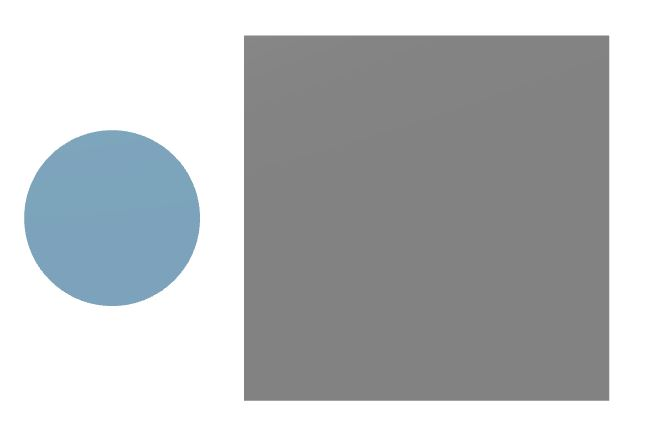
#> input picture Shapes.JPG, 649 x 438 px, found by its file name
$ python Learning_OpenCV.py --image Shapes.JPG --width 1.0   (older library calls are emulated)
#> lines starting #> are read from the running program, lines starting #| are printed output that depends on the picture; after the words box and inside, x2 and y2 are one past the last pixel; in counts of white or black regions, pixels touching at a corner belong together
# import the necessary packages
from scipy.spatial import distance as dist
from imutils import perspective
from imutils import contours
import numpy as np
import argparse
import imutils
import cv2

def midpoint(ptA, ptB):
	return ((ptA[0] + ptB[0]) * 0.5, (ptA[1] + ptB[1]) * 0.5)

# construct the argument parse and parse the arguments
ap = argparse.ArgumentParser()
ap.add_argument("-i", "--image", required=True,
	help="path to the input image")
ap.add_argument("-w", "--width", type=float, required=True,
	help="width of the left-most object in the image (in inches)")
args = vars(ap.parse_args())

# Load and convert to grayscale
image = cv2.imread('shapes.jpg', 0)
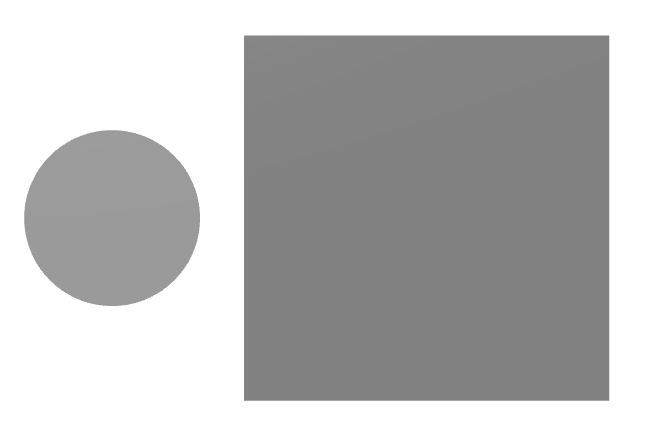
#> image: shape (438, 649); min 125, max 255, mean 187.9
cv2.imshow("Image",image)
cv2.waitKey(5000)
cv2.destroyAllWindows()

# perform edge detection, then perform a dilation + erosion to
# close gaps in between object edges
image = cv2.GaussianBlur(image, (3, 3), 0)
cv2.imshow("Blurred",image)
cv2.waitKey(5000)
cv2.destroyAllWindows()

edged = cv2.Canny(image, 100, 100)
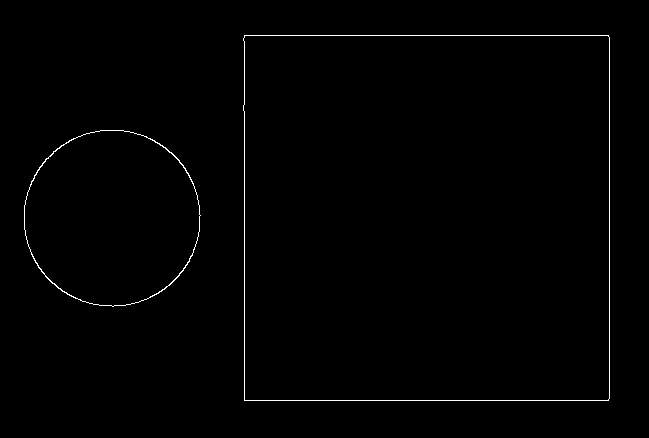
#> edged: shape (438, 649); 0.74% white in thin lines or dots, all inside (x1, y1, x2, y2) = (24, 35, 610, 401)
edged = cv2.dilate(edged, None, iterations=1)
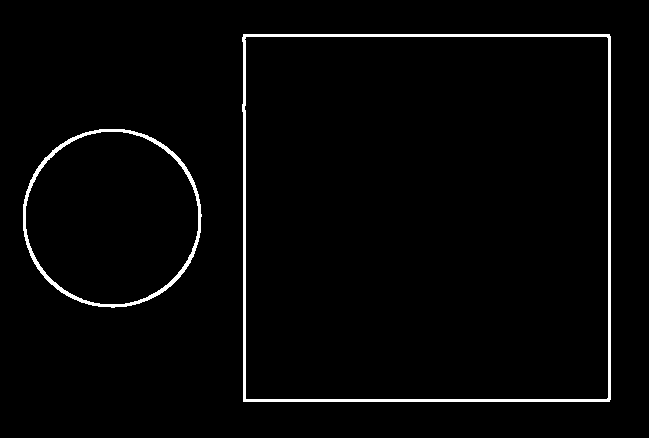
#> edged: shape (438, 649); 2.3% white; 2 white regions, box (x1, y1, x2, y2) and area: (242, 34, 611, 402) 4386, (23, 129, 202, 308) 2049
edged = cv2.erode(edged, None, iterations=1)
cv2.imshow("Edged",edged)
cv2.waitKey(5000)
cv2.destroyAllWindows()

# find contours in the edge map
cnts = cv2.findContours(edged.copy(), cv2.RETR_EXTERNAL,
	cv2.CHAIN_APPROX_SIMPLE)
#> cnts = 2 contours; box (x1, y1, x2, y2) and area: (243, 35, 610, 401) 133231, (24, 130, 201, 307) 24342
cnts = cnts[0] if imutils.is_cv2() else cnts[1]

# sort the contours from left-to-right and initialize the
# 'pixels per metric' calibration variable
(cnts, _) = contours.sort_contours(cnts)
pixelsPerMetric = None

# loop over the contours individually
for c in cnts:
	# if the contour is not sufficiently large, ignore it
	if cv2.contourArea(c) < 100:
		continue

	# compute the rotated bounding box of the contour
	orig = image.copy()
	box = cv2.minAreaRect(c)
	box = cv2.cv.BoxPoints(box) if imutils.is_cv2() else cv2.boxPoints(box)
	box = np.array(box, dtype="int")

	# order the points in the contour such that they appear
	# in top-left, top-right, bottom-right, and bottom-left
	# order, then draw the outline of the rotated bounding
	# box
	box = perspective.order_points(box)
	cv2.drawContours(orig, [box.astype("int")], -1, (0, 255, 0), 2)

	# loop over the original points and draw them
	for (x, y) in box:
		cv2.circle(orig, (int(x), int(y)), 5, (0, 0, 255), -1)

        # unpack the ordered bounding box, then compute the midpoint
	# between the top-left and top-right coordinates, followed by
	# the midpoint between bottom-left and bottom-right coordinates
	(tl, tr, br, bl) = box
	(tltrX, tltrY) = midpoint(tl, tr)
	(blbrX, blbrY) = midpoint(bl, br)

	# compute the midpoint between the top-left and top-right points,
	# followed by the midpoint between the top-righ and bottom-right
	(tlblX, tlblY) = midpoint(tl, bl)
	(trbrX, trbrY) = midpoint(tr, br)

	# draw the midpoints on the image
	cv2.circle(orig, (int(tltrX), int(tltrY)), 5, (255, 0, 0), -1)
	cv2.circle(orig, (int(blbrX), int(blbrY)), 5, (255, 0, 0), -1)
	cv2.circle(orig, (int(tlblX), int(tlblY)), 5, (255, 0, 0), -1)
	cv2.circle(orig, (int(trbrX), int(trbrY)), 5, (255, 0, 0), -1)

	# draw lines between the midpoints
	cv2.line(orig, (int(tltrX), int(tltrY)), (int(blbrX), int(blbrY)),
		(255, 0, 255), 2)
	cv2.line(orig, (int(tlblX), int(tlblY)), (int(trbrX), int(trbrY)),
		(255, 0, 255), 2)
        # compute the Euclidean distance between the midpoints
	dA = dist.euclidean((tltrX, tltrY), (blbrX, blbrY))
	dB = dist.euclidean((tlblX, tlblY), (trbrX, trbrY))

	# if the pixels per metric has not been initialized, then
	# compute it as the ratio of pixels to supplied metric
	# (in this case, inches)
	if pixelsPerMetric is None:
		pixelsPerMetric = dB / args["width"]

	# compute the size of the object
	dimA = dA / pixelsPerMetric
	dimB = dB / pixelsPerMetric

	# draw the object sizes on the image
	cv2.putText(orig, "{:.3f}in".format(dimA),
		(int(tltrX - 15), int(tltrY - 10)), cv2.FONT_HERSHEY_SIMPLEX,
		0.65, (0, 0, 0), 2)
	cv2.putText(orig, "{:.3f}in".format(dimB),
		(int(trbrX + 10), int(trbrY)), cv2.FONT_HERSHEY_SIMPLEX,
		0.65, (0, 0, 0), 2)

	# show the output image
	cv2.imshow("Image", orig)
	cv2.waitKey(5000)
#> this loop made 2 passes
#> (tl, tr, br, bl, tltrX, tltrY, blbrX, blbrY) on pass 1: ([24, 130], [200, 130], [200, 306], [24, 306], 112, 130, 112, 306)
#> (tl, tr, br, bl, tltrX, tltrY, blbrX, blbrY) on pass 2: ([243, 35], [609, 35], [609, 400], [243, 400], 426, 35, 426, 400)
#> pass 1, `cv2.imshow("Image", orig)`:
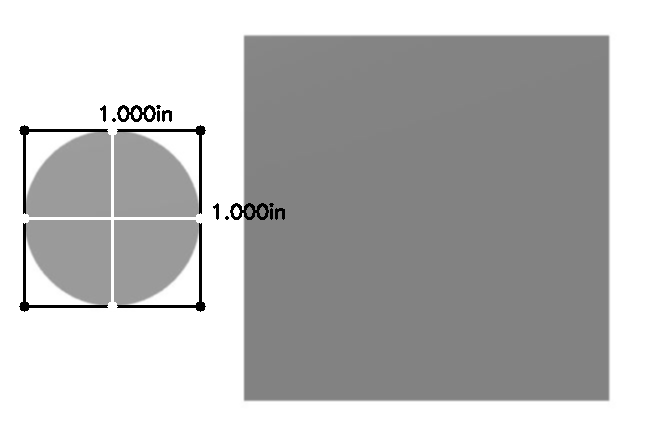
#> window 'Image': shape (438, 649); min 0, max 255, mean 185.5
#> pass 2, `cv2.imshow("Image", orig)`:
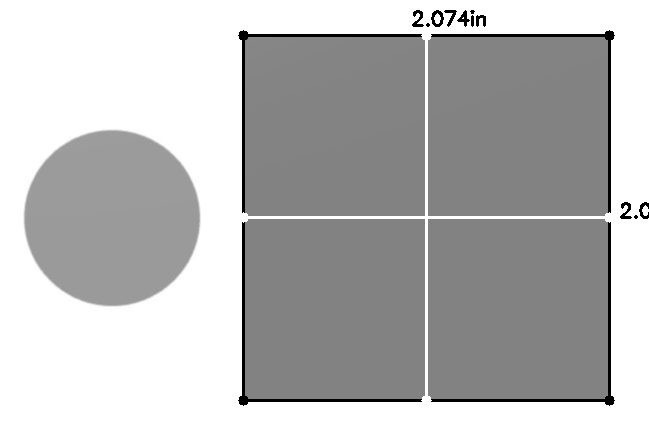
#> window 'Image': shape (438, 649); min 0, max 255, mean 185.1
#> after the loop, pixelsPerMetric = 176
